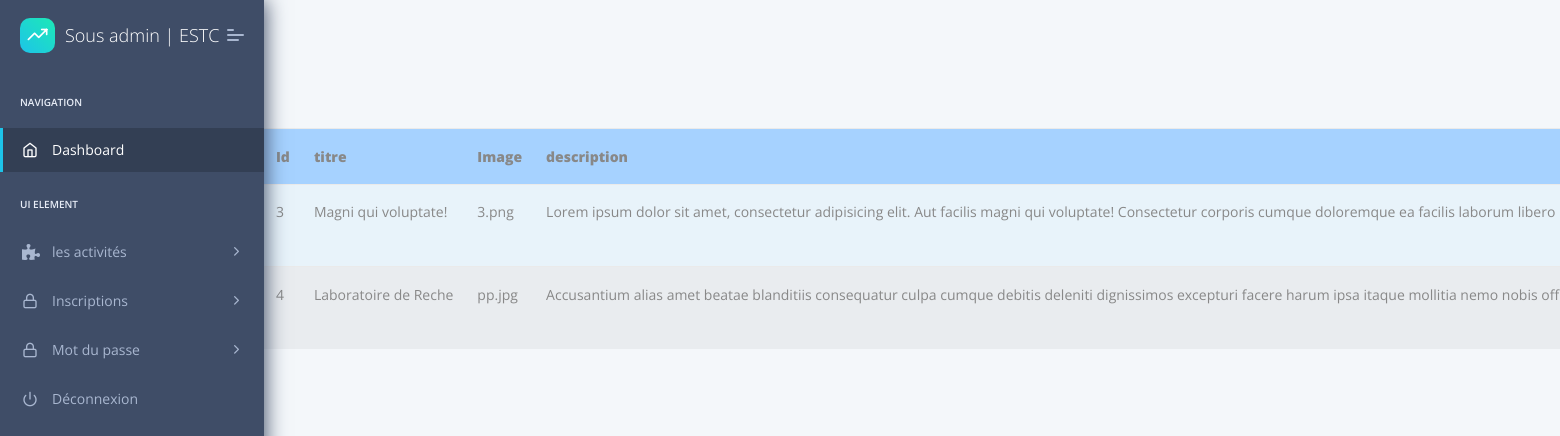
The page /ssadminsactivites/ on the database its author committed.
### blog/models.py (models this page shows, shortened)
class theme_activ(models.Model):
    titre = models.CharField(max_length=20)
    img = models.ImageField(default='default.png')
    description = models.TextField(default='defaultText')

### interface_admin/views.py (the view)
# urls.py: path('ssadminsactivites/', views.ssadminsactivites, name='ssadminsactivites'),
def ssadminsactivites(request):
    object_list= theme_activ.objects.all()
    return render(request, 'interface_admin/ssadminsactivites.html', {'object_list':object_list})

### interface_admin/templates/interface_admin/ssadminsactivites.html (shortened to what this page needs)
{% extends "layouts/basee.html" %}
{% block content %}
{% load static %}
<!DOCTYPE html>
<html lang="en">
<body>
 <br><br><br><br><br><br>
          <center>  <table  class="table table-striped table-responsive-md btn-table"  >
            <thead>
                <tr BGCOLOR="#A6D2FF" WIDTH="290px" HEIGHT="0px" >
                     <th><B>Id</B></th>
                    <th><B>titre</B></th>
                    <th><B>Image</B></th>
                    <th><B>description</B></th>
                </tr>
            </thead>
            <tbody>
{% for s in object_list %}
<div class="col" >
                <tr    BGCOLOR=" #e9ecef">
                    <td class="">{{ s.id }}</td>
                    <td >{{ s.titre}} </td>
                    <td >{{ s.img}} </td>
                    <td>{{ s.description }} </td>
                </tr>
                {% endfor %}
            </tbody>
        </table></center>
</body>
</html>
{% endblock content %}

### rows shown on the page
theme_activ: id "3", titre "Magni qui voluptate!", img "3.png", description "Lorem ipsum dolor sit amet, consectetur adipisicing elit. Aut facilis magni qui voluptate! Consectetur corporis cumque doloremque ea facilis laborum libero…"
theme_activ: id "4", titre "Laboratoire de Reche", img "pp.jpg", description "Accusantium alias amet beatae blanditiis consequatur culpa cumque debitis deleniti dignissimos excepturi facere harum ipsa itaque mollitia nemo nobis…"
